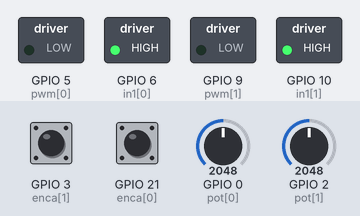
The sketch below on a simulated ESP32. Shown: switched loads named in the sketch (green lamp = pin HIGH). The inputs (shaded band) are chosen by the test bench; at power-on: GPIO 2 (pot[1]) = 2048, GPIO 0 (pot[0]) = 2048, GPIO 3 (enca[1]) HIGH, GPIO 21 (enca[0]) HIGH.

Above: at 1.2 s.
1.3 s: GPIO 2 (pot[1]) set to 2866
2.8 s: GPIO 0 (pot[0]) set to 1228
4.3 s: GPIO 0 (pot[0]) set to 215
At 5.5 s:
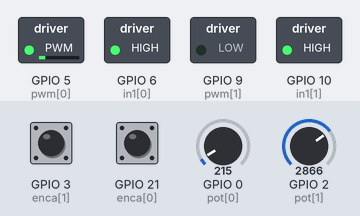
5.8 s: GPIO 2 (pot[1]) set to 3603
7.3 s: GPIO 0 (pot[0]) set to 0
At 7.9 s:
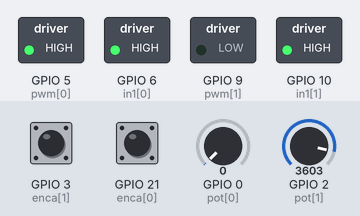
8.8 s: GPIO 2 (pot[1]) set to 4095
At 10.2 s:
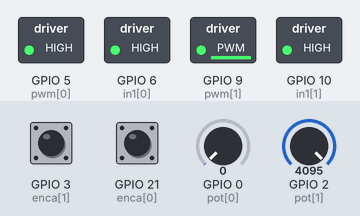
Timing chart, 0 to 11.3 s (numbered marks = the images above; inputs shaded):
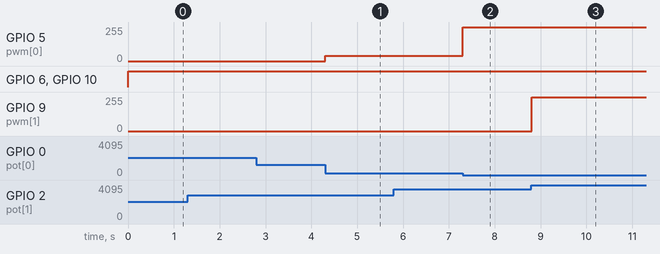

Measured:
- after the input at 4.3 s, GPIO 5 (pwm[0]): 0/255 → 40/255 at once
- after the input at 7.3 s, GPIO 5 (pwm[0]): 40/255 → 255/255 at once
- after the input at 8.8 s, GPIO 9 (pwm[1]): 0/255 → 254/255 at once

The sketch:

Two_potentiometers_ESP32_C3_LS9110_and_2_N20_encoded_motors.ino
```cpp
// This alternate version of the code does not require
// atomic.h. Instead, interrupts() and noInterrupts()
// are used. Please use this code if your
// platform does not support ATOMIC_BLOCK.
//https://github.com/curiores/ArduinoTutorials/blob/main/MultipleEncoders/SimplePositionPID/SimplePositionPID.ino

// StormingMoose added the potentiometers to control output targets
// video proof   https://www.youtube.com/shorts/rNg9tuDR440

// Added the RunningMedian library to smooth the potentiometers inputs

#include <RunningMedian.h>

const int numSamples = 7;
RunningMedian samples0 = RunningMedian(numSamples);
RunningMedian samples1 = RunningMedian(numSamples);

// A class to compute the control signal
class SimplePID{
  private:
    float kp, kd, ki, umax; // Parameters
    float eprev, eintegral; // Storage

  public:
  // Constructor
  SimplePID() : kp(1), kd(0), ki(0), umax(255), eprev(0.0), eintegral(0.0){}

  // A function to set the parameters
  void setParams(float kpIn, float kdIn, float kiIn, float umaxIn){
    kp = kpIn; kd = kdIn; ki = kiIn; umax = umaxIn;
  }

  // A function to compute the control signal
  void evalu(int value, int target, float deltaT, int &pwr, int &dir){
    // error
    int e = target - value;

    // derivative
    float dedt = (e-eprev)/(deltaT);

    // integral
    eintegral = eintegral + e*deltaT;

    // control signal
    float u = kp*e + kd*dedt + ki*eintegral;

    // motor power
    pwr = (int) fabs(u);
    if( pwr > umax ){
      pwr = umax;
    }

    // motor direction
    dir = 1;
    if(u<0){
      dir = -1;
    }

    // store previous error
    eprev = e;
  }

};

// How many motors
#define NMOTORS 2

// Pins    motor one has pins 4,3 as interrupt pin input 9 and 10 connect to the motor driver pins, red and white wires connect power to the motors
// a motors 6 wires are described by arrays, each motor adds another element to the arrays

const int enca[] = {21,3};    //  refers to one wire on two motors
const int encb[] = {20,4};
const int pwm[] = {5,9 };
const int in1[] = {6,10};

// Globals
long prevT = 0;
volatile int posi[] = {0,0};

// PID class instances
SimplePID pid[NMOTORS];

//Pontentiometers
const int pot[] = {0,2};

void setup() {
  Serial.begin(57600);

  analogSetAttenuation(ADC_11db);    // added this for using an ESP32 C3

  for(int k = 0; k < NMOTORS; k++){
    pinMode(enca[k],INPUT);
    pinMode(encb[k],INPUT);
    pinMode(pwm[k],OUTPUT);
    pinMode(in1[k],OUTPUT);

    pinMode(pot[k],INPUT);

    pid[k].setParams(1,0.01,0,255);
  }

  attachInterrupt(digitalPinToInterrupt(enca[0]),readEncoder<0>,RISING);
  attachInterrupt(digitalPinToInterrupt(enca[1]),readEncoder<1>,RISING);

}

void loop() {

  // set target position
  int target[NMOTORS];
  // Read from the potentiometers
  samples0.add(analogRead(pot[0]));
  samples1.add(analogRead(pot[01]));
  // Get the median value from the collected samples
  target[0] = samples0.getMedian();
  target[1] = 4096 - samples1.getMedian();  // adjusted so both turn same way even though on opposite sides

  // time difference//
  long currT = micros();
  float deltaT = ((float) (currT - prevT))/( 1.0e6 );
  prevT = currT;

  // Read the position

  int pos[NMOTORS];
  noInterrupts(); // disable interrupts temporarily while reading
  for(int k = 0; k < NMOTORS; k++){
     pos[k] = posi[k];
    }
  interrupts(); // turn interrupts back on

  // loop through the motors
  for(int k = 0; k < NMOTORS; k++){
    int pwr, dir;
    // evaluate the control signal
    pid[k].evalu(pos[k],target[k],deltaT,pwr,dir);

    // signal the motor
    setMotor(dir,pwr,pwm[k],in1[k]);
  }

}

void setMotor(int dir, int pwr, int pwm, int in1){
  if(dir == 1){
    digitalWrite(in1,HIGH);
    analogWrite(pwm,255 - pwr);
  }
  else if(dir == -1){
    digitalWrite(in1,LOW);
    analogWrite(pwm,pwr);
  }
  else{
    digitalWrite(in1,LOW);
    analogWrite(pwm,LOW);
  }
}

template <int j>
void readEncoder(){
  int b = digitalRead(encb[j]);
  if(b > 0){
    posi[j]++;
  }
  else{
    posi[j]--;
  }
}
```
